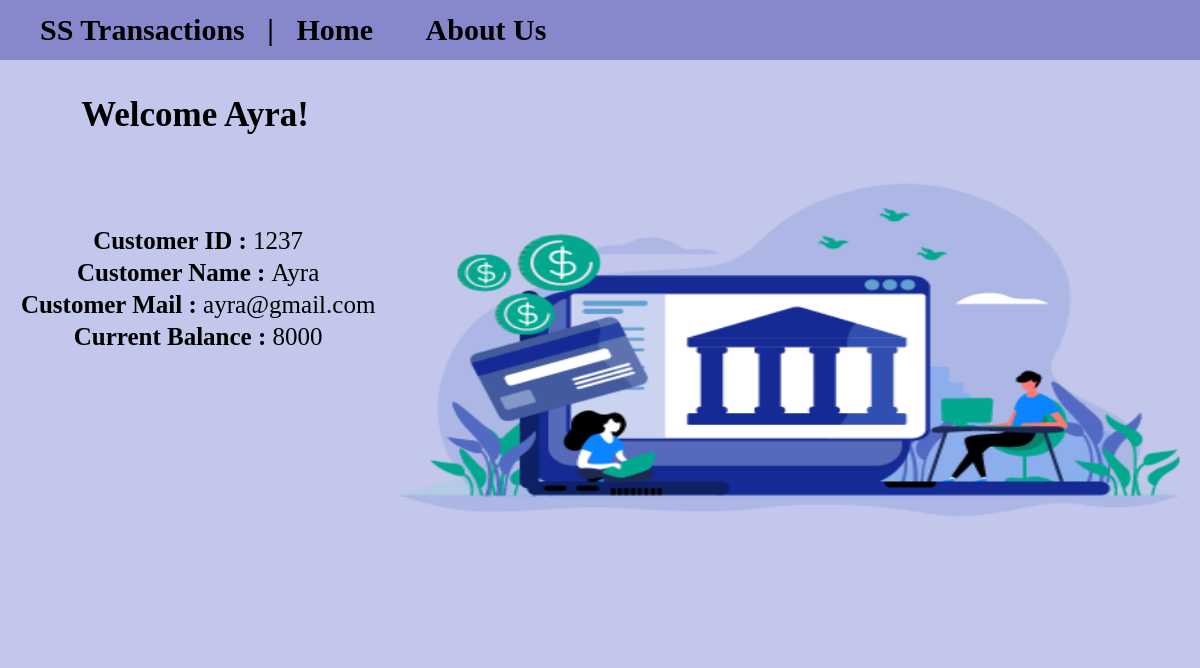
The page /customer_details.php?customer_id=1237&name=Ayra on the database its author committed.
### tables this page shows
CREATE TABLE `customers` (
  `customer_id` int(11),
  `name` varchar(30) NOT NULL,
  `email` varchar(50) NOT NULL,
  `current_balance` int(11) NOT NULL
);

### customer_details.php (the view, shortened to what this page needs)
<?php
$serverName="localhost";
			$userName="root";
			$password="";
			$dbname="banking";
			$conn=mysqli_connect($serverName,$userName,$password,$dbname);
$customer_id = $_GET['customer_id'];
$name=$_GET['name'];
$sql = "SELECT *
		FROM customers
    WHERE customer_id = $customer_id";
 $result=$conn->query($sql);
while($row=$result->fetch_assoc()){
?>
<!DOCTYPE html>
<html lang="en">
<?php include("topheader.php"); ?>
<center>
	<p><b>Welcome <?php echo $name; ?>!</b></p>
<table>
	<?php echo "<tr><td><b>&nbsp;Customer ID : </b>".$row["customer_id"]."</td></tr>"; ?>
	<br/>
	<?php echo "<tr><td><b>&nbsp;Customer Name : </b>".$row["name"]."</td></tr>"; ?>
	<br/>
	<?php echo "<tr><td><b>&nbsp;Customer Mail : </b>".$row["email"]."</td></tr>"; ?>
	<br/>
	<?php echo "<tr><td><b>&nbsp;Current Balance : </b>".$row["current_balance"]."</td></tr>"; ?>
</table>
</center>
<?php }
?>
</html>

### topheader.php (shortened to what this page needs)
<!DOCTYPE html>
<html lang="en">
</head>
<body>
    <header>
  <nav>
    <b>
    <ul>
      <li>
      <a href="index.php"> SS Transactions </a> &nbsp;
      </li>
      <li>
        | &nbsp;
      </li>
      <li>
      <a href="index.php"> Home </a> &nbsp; &nbsp; &nbsp;
      </li>
      <li>
      <a href="about_us.php"> About Us</a> &nbsp; &nbsp; &nbsp;
      </li>
    </ul>
    </b>
  </nav>
</header>
<img src="images/banking_1.png">
</body>
</html>

### customer_details.php (style rules this page uses)
table { font-size: 25px; font-family: garamond; }
p { font-size: 35px; font-family: garamond; }
td { text-align: center; }

### topheader.php (style rules this page uses)
body { height: 100%; margin: 0; background-color: rgb(195, 199, 235); }
img { width: 800px; height: 580px; float: right; margin-right: 10px; }
header * { display: inline; }
li { font-size: 30px; }
header li a { color: black; font-family: garamond; text-decoration: none; font-size: 30px; }
header { background-color: rgb(135, 135, 204 ); left: 0; right: 0; top: 5px; height: 60px; display: flex; align-items: center; }

### rows shown on the page
customers: customer_id "1237", name "Ayra", email "ayra@gmail.com", current_balance "8000"
